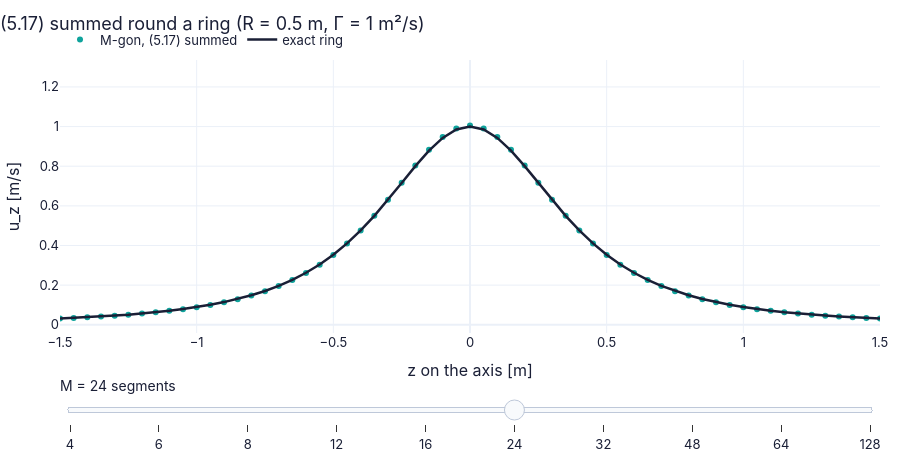

Write notebook code for a chart like this one.
### Code cell
zq = np.linspace(-1.5, 1.5, 61)                                      # points on the ring's axis [m]
exact = ch05.ring_axis_velocity(zq, 0.5, 1.0)                        # ΓR²/2(R² + z²)^{3/2} [m/s]


def ring(M):                                                         # number of segments → curves
    uz = ch05.filament_velocity(np.array([0*zq, 0*zq, zq]), ch05.filament_preset("ring", M=int(M), R=0.5), 1.0)[2]   # (5.17) summed
    return {"M-gon, (5.17) summed": (zq, uz), "exact ring": (zq, exact)}                            # polygon sum and exact ring


fig = slider_figure(ring, "M", [4, 6, 8, 12, 16, 24, 32, 48, 64, 128] if not FAST else [4, 8, 16, 32, 64, 128],  # precompute every slider position
                    unit="segments", xlabel="z on the axis [m]", ylabel="u_z [m/s]",                # slider label and axis labels
                    title="(5.17) summed round a ring (R = 0.5 m, Γ = 1 m²/s)", modes={"M-gon, (5.17) summed": "markers"})  # the message of the figure
recolor(fig, {"M-gon, (5.17) summed": COLORS["teal"], "exact ring": COLORS["ink"]})                 # house colours by trace name
fig.show()                                                                                          # draw it (works on the web page too)
